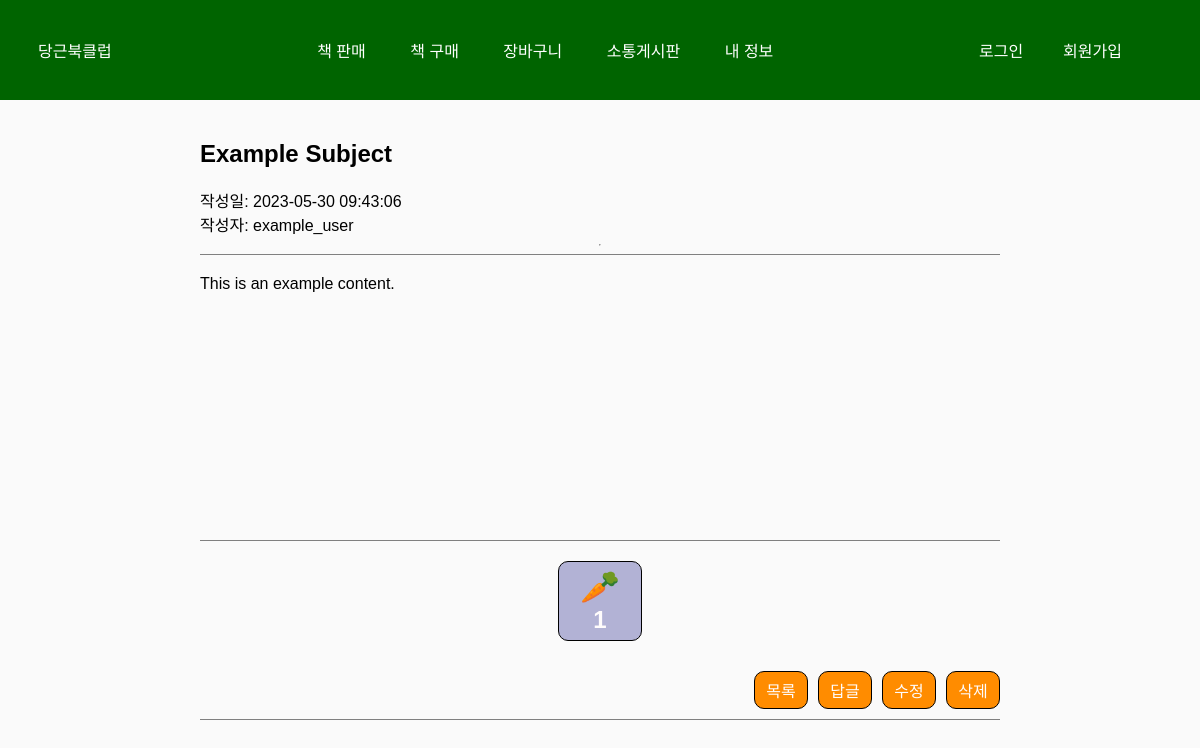
The page /carrot-bookclub/boardView.php?bid=1 on the database its author committed.
### tables this page shows
CREATE TABLE `board` (
  `bid` int(11) NOT NULL,
  `userid` varchar(45) DEFAULT NULL,
  `subject` varchar(245) DEFAULT NULL,
  `content` text DEFAULT NULL,
  `regdate` datetime DEFAULT current_timestamp(),
  `modifydate` datetime DEFAULT NULL,
  `status` tinyint(1) DEFAULT 1,
  `parent_id` int(11) DEFAULT NULL,
  `likes` int(11) NOT NULL DEFAULT 0
);

### carrot-bookclub/boardView.php (the view, shortened to what this page needs)
<?php
include $_SERVER["DOCUMENT_ROOT"]."/course/components/header.php";
$bid=$_GET["bid"];
$result = $mysqli->query("select * from board where bid=".$bid) or die("query error => ".$mysqli->error);
$rs = $result->fetch_object();
?>
<head>
    <link href="css/navbar.css" rel="stylesheet">
    <link href="css/boardView.css" rel="stylesheet">
</head>
<body>
    <div class="navbar">
        <div class="nav-container">
            <div class=logo>
                <a href="/course/index.php">당근북클럽</a>
            </div>
            <div class="function">
                <a href="/course/sell.php">책 판매</a>
                <a href="/course/items.php">책 구매</a>
                <a href="/course/cart.php">장바구니</a>
                <a href="/course/board.php">소통게시판</a>
                <a href="/course/mypage.php">내 정보</a>
            </div>
            <div class="login">
                <a href="/course/member/login.php">로그인</a>
                <a href="/course/member/signup.php">회원가입</a>
            </div>
        </div>
    </div>
    <div class="blog-post">
        <div>
            <h2 class="blog-post-title"><?php echo $rs->subject;?></h2>
            <div class="blog-post-meta">작성일: <?php echo $rs->regdate;?> </div>
            <div>작성자: <a href="#"><?php echo $rs->userid;?></a></div>
        </div>
        <hr>
        <div class="blog-content">
            <?php echo $rs->content;?>
        </div>
        <div class="like">
            <div class="like-button" onclick="location.href='/course/boardLike.php?bid=<?php echo $rs->bid;?>'">🥕
                <div class="like-count"> <?php echo $rs->likes;?></div>
            </div>
            <nav class="blog-pagination" aria-label="Pagination">
                <a class="btn-function" href="/course/board.php">목록</a>
                <a class="btn-function" href="/course/write.php?parent_id=<?php echo $rs->bid;?>">답글</a>
                <a class="btn-function" href="/course/write.php?bid=<?php echo $rs->bid;?>">수정</a>
                <a class="btn-function" href="/course/delete.php?bid=<?php echo $rs->bid;?>">삭제</a>
            </nav>
        </div>
    </div>
</body>

### carrot-bookclub/css/navbar.css (style rules this page uses)
body { background-color: white; }
.nav-container { margin: 0 auto; padding: 20px; display: flex; justify-content: space-between; }
.navbar { background-color: darkgreen; color: #fff; padding: 18px; }
.navbar a { color: #fff; text-decoration: none; margin-right: 40px; }
.login { display: flex; justify-content: space-between; align-items: center; }

### carrot-bookclub/css/boardView.css (style rules this page uses)
body { font-family: Arial, sans-serif; margin: 0; padding: 0; background-color: #fafafa; }
.blog-post { display: flex; padding: 20px; flex-direction: column; justify-content: space-between; margin: 0 auto; width: 800px; height: 600px; }
.blog-content { margin: 0 auto; height: 500px; width: 100%; padding-top: 20px; border-top: 0.5px solid gray; border-bottom: 0.5px solid gray; }
.blog-pagination { display: flex; justify-content: flex-end; gap: 10px; padding-top: 10px; border-bottom: 0.5px solid gray; padding-bottom: 10px; }
a { text-decoration: none; color: black; }
.btn-function { display: flex; justify-content: center; border: 0.5px solid black; width: 40px; border-radius: 10px; padding: 6px; text-decoration: none; color: rgb(255, 252, 252); background-color: darkorange; }
.like-button { margin: 0 auto; margin-bottom: 20px; margin-top: 20px; display: flex; flex-direction: column; justify-content: center; align-items: center; border: 0.5px solid black; width: 70px; font-size: 32px; border-radius: 10px; padding: 6px; text-decoration: none; color: rgb(255, 252, 252); background-color: rgb(178, 178, 213); }
.like-count { font-weight: bold; font-size: 24px; }

### rows shown on the page
board: subject "Example Subject", regdate "2023-05-30 09:43:06", userid "example_user", content "This is an example content.", likes "1"
